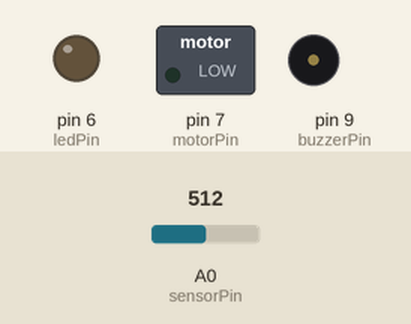
Simulated run of this sketch. Board: Arduino Uno, built with avr-gcc and run on an emulated ATmega328P. Shown: switched loads named in the sketch (green lamp = pin HIGH), output pins drawn as LEDs (lit = HIGH), buzzer (waves = sounding, pin HIGH). The test bench sets the inputs (shaded band); at power-on: A0 (sensorPin) = 512.

Above: at 1.8 s.
1.9 s: A0 (sensorPin) set to 488
At 2.5 s:
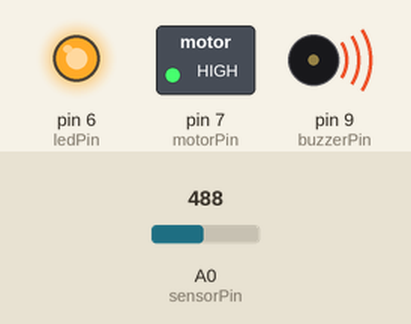
3.5 s: A0 (sensorPin) set to 510
At 5.2 s:
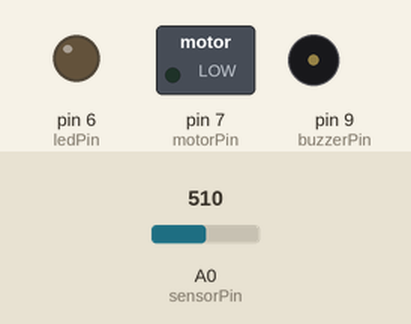
5.5 s: A0 (sensorPin) set to 490
At 6.8 s:
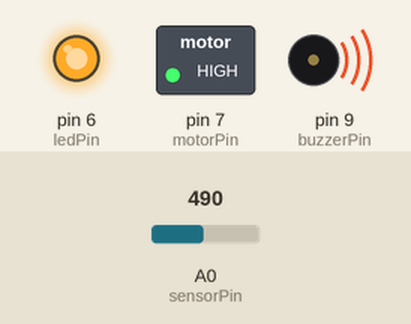
Timing chart, 0 to 8.5 s (numbered marks = the images above; inputs shaded):
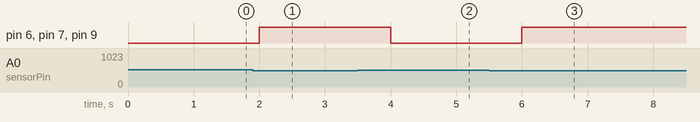

The sketch:

Projectcode.ino
```cpp
int sensorPin = A0;
int motorPin  = 7;
int ledPin    = 6;
int buzzerPin = 9;      // buzzer pin
int threshold = 500;

void setup() {
  pinMode(motorPin, OUTPUT);
  pinMode(ledPin, OUTPUT);
  pinMode(buzzerPin, OUTPUT);
}

void loop() {
  int sensorVal = analogRead(sensorPin);

  if (sensorVal < threshold) {   // Soil is DRY
    digitalWrite(motorPin, HIGH);   // Pump ON
    digitalWrite(ledPin, HIGH);     // LED ON
    digitalWrite(buzzerPin, HIGH);  // Buzzer ON
  }
  else {                          // Soil is WET
    digitalWrite(motorPin, LOW);    // Pump OFF
    digitalWrite(ledPin, LOW);      // LED OFF
    digitalWrite(buzzerPin, LOW);   // Buzzer OFF
  }

  delay(1000);
}
```

Measured:
- the behaviour switches between 500 and 499 on A0 (sensorPin) (found by bisection; images 0 and 1)
- after the input at 1.9 s, pin 6 (ledPin), pin 7 (motorPin), pin 9 (buzzerPin): LOW → HIGH after 0.10 s
- after the input at 3.5 s, pin 6 (ledPin), pin 7 (motorPin), pin 9 (buzzerPin): HIGH → LOW after 0.50 s
- after the input at 5.5 s, pin 6 (ledPin), pin 7 (motorPin), pin 9 (buzzerPin): LOW → HIGH after 0.50 s
